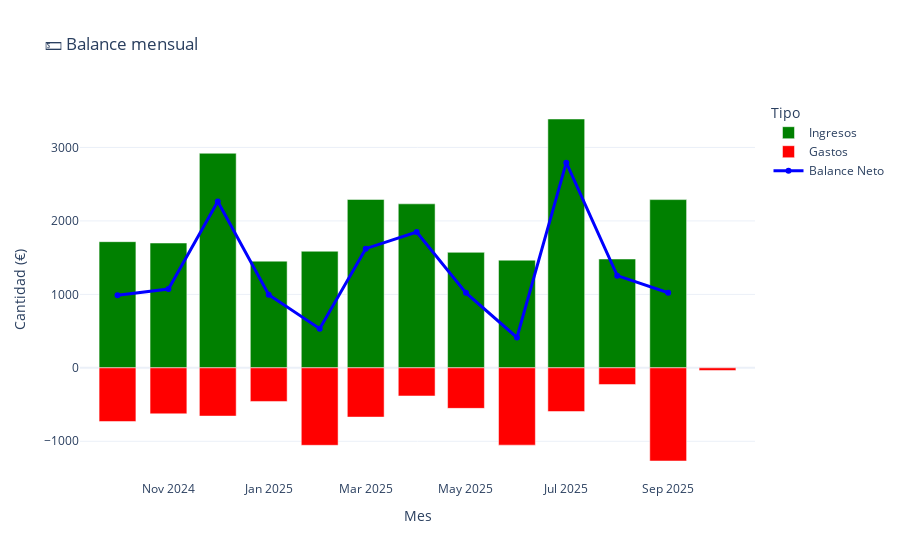
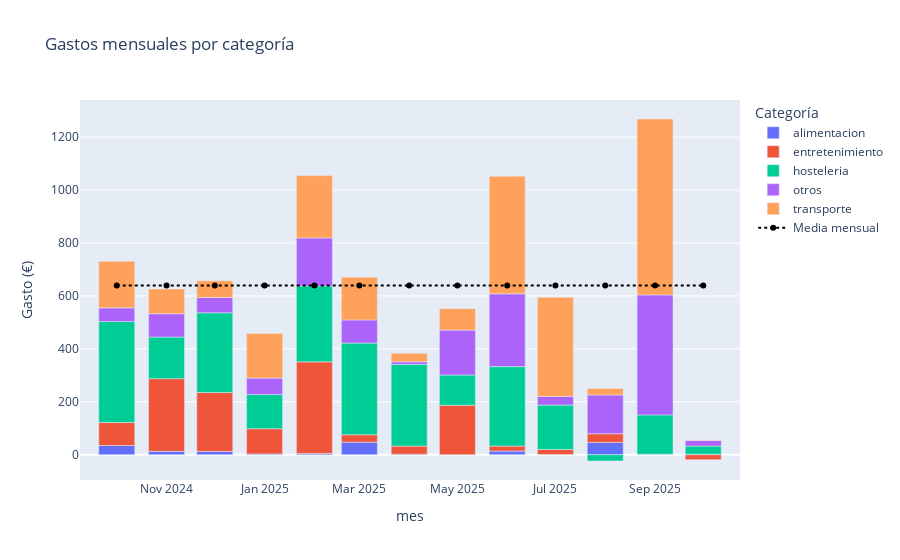
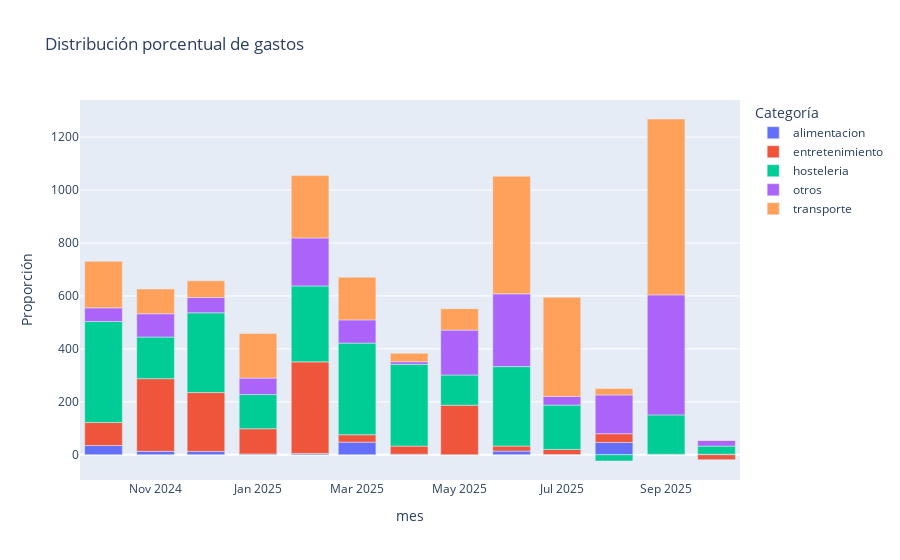
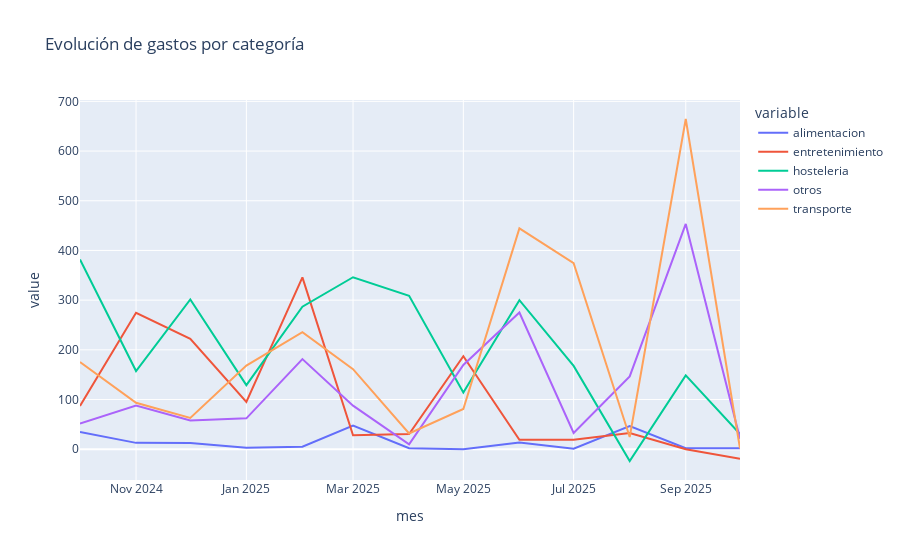

The code cell stored with these charts, in order, in its notebook:
### Code cell
# Lectura de datos
excel = os.getcwd() + '/Data/Registros/' + "Inicio.xlsx"

gastos = pd.read_excel(excel, sheet_name=0).iloc[:, [0, 1, 2, 3] + [-2, -1]]
ingresos = pd.read_excel(excel, sheet_name=1).iloc[:, [0, 1, 2, 3] + [-2, -1]]
transferencias = pd.read_excel(excel, sheet_name=2).drop(columns=['Cantidad en divisa entrante', 'Divisa saliente', 'Divisa entrante']).iloc[:-1]

gastos.columns = ["fecha", "categoria", "cuenta", "cantidad", "etiquetas", "comentario"]
ingresos.columns = ["fecha", "categoria", "cuenta", "cantidad", "etiquetas", "comentario"]
transferencias.columns = ["fecha", "saliente", "entrante", "cantidad", "comentario"]

gastos['categoria'] = gastos['categoria'].apply(eliminar_tildes)
ingresos['categoria'] = ingresos['categoria'].apply(eliminar_tildes)

ingresos['tipo_logico'] = ingresos.apply(clasificar_ingreso, axis=1)
gastos['tipo_logico'] = gastos.apply(clasificar_ingreso, axis=1)
# Convertir fechas a formato datetime
for df in [gastos, ingresos, transferencias]:
    df["fecha"] = pd.to_datetime(df["fecha"], errors="coerce")

# Extraer nombres de cuentas
cuentas = set(gastos['cuenta']).union(ingresos['cuenta']).union(transferencias['saliente']).union(transferencias['entrante'])

# Crear objetos Account
cuentas_obj = {nombre: Account(nombre) for nombre in cuentas}

# Crear presupuesto y añadir cuentas
presupuesto = Budget()
for cuenta in cuentas_obj.values():
    presupuesto.add_account(cuenta)




cargar_saldos_iniciales(presupuesto, cuentas_obj, saldos_iniciales)


# Cargar ingresos (+) y gastos (-)
cargar_transacciones(ingresos, cuentas_obj, presupuesto, signo=1)
cargar_transacciones(gastos, cuentas_obj, presupuesto, signo=-1)

for _, fila in transferencias.iterrows():
    fecha = fila['fecha']
    cantidad = fila['cantidad']
    comentario = str(fila['comentario'])

    cuenta_origen = cuentas_obj[fila['saliente']]
    cuenta_destino = cuentas_obj[fila['entrante']]

    trans_salida = Transaction(
        amount=-cantidad,
        description=f"[TRANSFERENCIA SALIENTE] {comentario}",
        category="Transferencia",
        account=cuenta_origen,
        timestamp=fecha
    )

    trans_entrada = Transaction(
        amount=cantidad,
        description=f"[TRANSFERENCIA ENTRANTE] {comentario}",
        category="Transferencia",
        account=cuenta_destino,
        timestamp=fecha
    )

    presupuesto.add_transaction(trans_salida)
    presupuesto.add_transaction(trans_entrada)


print("Saldo total:", presupuesto.get_balance())

for nombre, cuenta in cuentas_obj.items():
    print(f"Cuenta: {nombre}, Saldo: {round(cuenta.balance,2)}")

ingresos = procesar_ingresos(ingresos)

print("💼 Resumen de ingresos:")
print(resumen_ingresos(ingresos))

print("\n📉 Gastos personales netos:")
print(calcular_gastos_netos(gastos, ingresos))

print("\n📅 Resumen mensual:")
print(resumen_mensual(gastos, ingresos))

# Procesar y calcular
ingresos = procesar_ingresos(ingresos)
gastos_netos = calcular_gastos_netos(gastos, ingresos)
resumen = resumen_mensual(gastos, ingresos)

# Visualizaciones
plot_balance_mensual(resumen)
plot_explicacion_gastos(gastos,ingresos)

# Porcentaje de ahorro
plot_porcentaje_ahorro(gastos, ingresos)

historial = crear_historial_cuentas_virtuales(ingresos, gastos, presupuesto, porcentaje_gasto=0.3)
historial

### Figure 1 — Plotly figure (JSON) as saved in the notebook; plotly's stock layout.template omitted (floating-point values rounded to 4 significant figures)
{"data": [{"marker": {"color": "green"}, "name": "Ingresos", "type": "bar", "x": ["2024-10", "2024-11", "2024-12", "2025-01", "2025-02", "2025-03", "2025-04", "2025-05", "2025-06", "2025-07", "2025-08", "2025-09", "2025-10"], "y": [1717.0, 1699.0, 2921.0, 1452.0, 1587.0, 2292.0, 2233.0, 1572.0, 1465.0, 3388.0, 1482.0, 2290.0, NaN]}, {"marker": {"color": "red"}, "name": "Gastos", "type": "bar", "x": ["2024-10", "2024-11", "2024-12", "2025-01", "2025-02", "2025-03", "2025-04", "2025-05", "2025-06", "2025-07", "2025-08", "2025-09", "2025-10"], "y": [-730.5, -626.1, -656.9, -457.8, -1054.0, -670.4, -383.1, -551.7, -1052.0, -594.8, -226.7, -1268.0, -36.32]}, {"line": {"color": "blue", "width": 3}, "name": "Balance Neto", "type": "scatter", "x": ["2024-10", "2024-11", "2024-12", "2025-01", "2025-02", "2025-03", "2025-04", "2025-05", "2025-06", "2025-07", "2025-08", "2025-09", "2025-10"], "y": [986.9, 1073.0, 2264.0, 994.5, 532.7, 1622.0, 1849.0, 1021.0, 413.2, 2793.0, 1255.0, 1022.0, NaN]}], "layout": {"autosize": true, "barmode": "relative", "legend": {"title": {"text": "Tipo"}}, "title": {"text": "💵 Balance mensual"}, "xaxis": {"autorange": true, "range": ["2024-09-08 17:22:35.1439", "2025-10-23 06:37:24.8561"], "title": {"text": "Mes"}, "type": "date"}, "yaxis": {"autorange": true, "range": [-1527.0, 3646.0], "title": {"text": "Cantidad (€)"}, "type": "linear"}}}

### Figure 2 — Plotly figure (JSON) as saved in the notebook; plotly's stock layout.template omitted (floating-point values rounded to 4 significant figures)
{"data": [{"hovertemplate": "Categoría=alimentacion<br>mes=%{x}<br>Gasto (€)=%{y}<extra></extra>", "legendgroup": "alimentacion", "marker": {"color": "#636efa", "pattern": {"shape": ""}}, "name": "alimentacion", "orientation": "v", "showlegend": true, "textposition": "auto", "type": "bar", "x": ["2024-10", "2024-11", "2024-12", "2025-01", "2025-02", "2025-03", "2025-04", "2025-05", "2025-06", "2025-07", "2025-08", "2025-09", "2025-10"], "xaxis": "x", "y": [34.69, 12.78, 12.61, 3.19, 4.99, 47.56, 2.0, 0.0, 13.73, 1.0, 46.5, 2.0, 2.0], "yaxis": "y"}, {"hovertemplate": "Categoría=entretenimiento<br>mes=%{x}<br>Gasto (€)=%{y}<extra></extra>", "legendgroup": "entretenimiento", "marker": {"color": "#EF553B", "pattern": {"shape": ""}}, "name": "entretenimiento", "orientation": "v", "showlegend": true, "textposition": "auto", "type": "bar", "x": ["2024-10", "2024-11", "2024-12", "2025-01", "2025-02", "2025-03", "2025-04", "2025-05", "2025-06", "2025-07", "2025-08", "2025-09", "2025-10"], "xaxis": "x", "y": [86.95, 274.6, 222.3, 95.1, 345.9, 27.99, 30.6, 187.0, 19.1, 19.0, 32.8, 0.0, -19.0], "yaxis": "y"}, {"hovertemplate": "Categoría=hosteleria<br>mes=%{x}<br>Gasto (€)=%{y}<extra></extra>", "legendgroup": "hosteleria", "marker": {"color": "#00cc96", "pattern": {"shape": ""}}, "name": "hosteleria", "orientation": "v", "showlegend": true, "textposition": "auto", "type": "bar", "x": ["2024-10", "2024-11", "2024-12", "2025-01", "2025-02", "2025-03", "2025-04", "2025-05", "2025-06", "2025-07", "2025-08", "2025-09", "2025-10"], "xaxis": "x", "y": [381.8, 157.3, 301.3, 129.0, 286.9, 346.1, 308.9, 114.2, 300.0, 167.6, -23.7, 148.5, 30.65], "yaxis": "y"}, {"hovertemplate": "Categoría=otros<br>mes=%{x}<br>Gasto (€)=%{y}<extra></extra>", "legendgroup": "otros", "marker": {"color": "#ab63fa", "pattern": {"shape": ""}}, "name": "otros", "orientation": "v", "showlegend": true, "textposition": "auto", "type": "bar", "x": ["2024-10", "2024-11", "2024-12", "2025-01", "2025-02", "2025-03", "2025-04", "2025-05", "2025-06", "2025-07", "2025-08", "2025-09", "2025-10"], "xaxis": "x", "y": [51.5, 87.95, 57.64, 62.11, 181.4, 87.68, 10.0, 169.5, 275.0, 32.78, 146.6, 453.3, 21.25], "yaxis": "y"}, {"hovertemplate": "Categoría=transporte<br>mes=%{x}<br>Gasto (€)=%{y}<extra></extra>", "legendgroup": "transporte", "marker": {"color": "#FFA15A", "pattern": {"shape": ""}}, "name": "transporte", "orientation": "v", "showlegend": true, "textposition": "auto", "type": "bar", "x": ["2024-10", "2024-11", "2024-12", "2025-01", "2025-02", "2025-03", "2025-04", "2025-05", "2025-06", "2025-07", "2025-08", "2025-09", "2025-10"], "xaxis": "x", "y": [175.6, 93.5, 63.05, 168.4, 235.4, 161.0, 31.6, 80.95, 444.4, 374.4, 24.54, 664.5, 1.42], "yaxis": "y"}, {"line": {"color": "black", "dash": "dot"}, "marker": {"size": 6, "symbol": "circle"}, "mode": "lines+markers", "name": "Media mensual", "type": "scatter", "x": ["2024-10", "2024-11", "2024-12", "2025-01", "2025-02", "2025-03", "2025-04", "2025-05", "2025-06", "2025-07", "2025-08", "2025-09", "2025-10"], "y": [639.2, 639.2, 639.2, 639.2, 639.2, 639.2, 639.2, 639.2, 639.2, 639.2, 639.2, 639.2, 639.2]}], "layout": {"autosize": true, "barmode": "relative", "legend": {"title": {"text": "Categoría"}, "tracegroupgap": 0}, "title": {"text": "Gastos mensuales por categoría"}, "xaxis": {"anchor": "y", "autorange": true, "domain": [0, 1], "range": ["2024-09-08 16:23:33.3548", "2025-10-23 07:36:26.6452"], "title": {"text": "mes"}, "type": "date"}, "yaxis": {"anchor": "x", "autorange": true, "domain": [0, 1], "range": [-95.48, 1340.0], "title": {"text": "Gasto (€)"}, "type": "linear"}}}

### Figure 3 — Plotly figure (JSON) as saved in the notebook; plotly's stock layout.template omitted (floating-point values rounded to 4 significant figures)
{"data": [{"hovertemplate": "Categoría=alimentacion<br>mes=%{x}<br>Proporción=%{y}<extra></extra>", "legendgroup": "alimentacion", "marker": {"color": "#636efa", "pattern": {"shape": ""}}, "name": "alimentacion", "orientation": "v", "showlegend": true, "textposition": "auto", "type": "bar", "x": ["2024-10", "2024-11", "2024-12", "2025-01", "2025-02", "2025-03", "2025-04", "2025-05", "2025-06", "2025-07", "2025-08", "2025-09", "2025-10"], "xaxis": "x", "y": [34.69, 12.78, 12.61, 3.19, 4.99, 47.56, 2.0, 0.0, 13.73, 1.0, 46.5, 2.0, 2.0], "yaxis": "y"}, {"hovertemplate": "Categoría=entretenimiento<br>mes=%{x}<br>Proporción=%{y}<extra></extra>", "legendgroup": "entretenimiento", "marker": {"color": "#EF553B", "pattern": {"shape": ""}}, "name": "entretenimiento", "orientation": "v", "showlegend": true, "textposition": "auto", "type": "bar", "x": ["2024-10", "2024-11", "2024-12", "2025-01", "2025-02", "2025-03", "2025-04", "2025-05", "2025-06", "2025-07", "2025-08", "2025-09", "2025-10"], "xaxis": "x", "y": [86.95, 274.6, 222.3, 95.1, 345.9, 27.99, 30.6, 187.0, 19.1, 19.0, 32.8, 0.0, -19.0], "yaxis": "y"}, {"hovertemplate": "Categoría=hosteleria<br>mes=%{x}<br>Proporción=%{y}<extra></extra>", "legendgroup": "hosteleria", "marker": {"color": "#00cc96", "pattern": {"shape": ""}}, "name": "hosteleria", "orientation": "v", "showlegend": true, "textposition": "auto", "type": "bar", "x": ["2024-10", "2024-11", "2024-12", "2025-01", "2025-02", "2025-03", "2025-04", "2025-05", "2025-06", "2025-07", "2025-08", "2025-09", "2025-10"], "xaxis": "x", "y": [381.8, 157.3, 301.3, 129.0, 286.9, 346.1, 308.9, 114.2, 300.0, 167.6, -23.7, 148.5, 30.65], "yaxis": "y"}, {"hovertemplate": "Categoría=otros<br>mes=%{x}<br>Proporción=%{y}<extra></extra>", "legendgroup": "otros", "marker": {"color": "#ab63fa", "pattern": {"shape": ""}}, "name": "otros", "orientation": "v", "showlegend": true, "textposition": "auto", "type": "bar", "x": ["2024-10", "2024-11", "2024-12", "2025-01", "2025-02", "2025-03", "2025-04", "2025-05", "2025-06", "2025-07", "2025-08", "2025-09", "2025-10"], "xaxis": "x", "y": [51.5, 87.95, 57.64, 62.11, 181.4, 87.68, 10.0, 169.5, 275.0, 32.78, 146.6, 453.3, 21.25], "yaxis": "y"}, {"hovertemplate": "Categoría=transporte<br>mes=%{x}<br>Proporción=%{y}<extra></extra>", "legendgroup": "transporte", "marker": {"color": "#FFA15A", "pattern": {"shape": ""}}, "name": "transporte", "orientation": "v", "showlegend": true, "textposition": "auto", "type": "bar", "x": ["2024-10", "2024-11", "2024-12", "2025-01", "2025-02", "2025-03", "2025-04", "2025-05", "2025-06", "2025-07", "2025-08", "2025-09", "2025-10"], "xaxis": "x", "y": [175.6, 93.5, 63.05, 168.4, 235.4, 161.0, 31.6, 80.95, 444.4, 374.4, 24.54, 664.5, 1.42], "yaxis": "y"}], "layout": {"autosize": true, "barmode": "relative", "legend": {"title": {"text": "Categoría"}, "tracegroupgap": 0}, "title": {"text": "Distribución porcentual de gastos"}, "xaxis": {"anchor": "y", "autorange": true, "domain": [0, 1], "range": ["2024-09-17", "2025-10-15"], "title": {"text": "mes"}, "type": "date"}, "yaxis": {"anchor": "x", "autorange": true, "domain": [0, 1], "range": [-95.48, 1340.0], "title": {"text": "Proporción"}, "type": "linear"}}}

### Figure 4 — Plotly figure (JSON) as saved in the notebook; plotly's stock layout.template omitted (floating-point values rounded to 4 significant figures)
{"data": [{"hovertemplate": "variable=alimentacion<br>mes=%{x}<br>value=%{y}<extra></extra>", "legendgroup": "alimentacion", "line": {"color": "#636efa", "dash": "solid"}, "marker": {"symbol": "circle"}, "mode": "lines", "name": "alimentacion", "orientation": "v", "showlegend": true, "type": "scatter", "x": ["2024-10", "2024-11", "2024-12", "2025-01", "2025-02", "2025-03", "2025-04", "2025-05", "2025-06", "2025-07", "2025-08", "2025-09", "2025-10"], "xaxis": "x", "y": [34.69, 12.78, 12.61, 3.19, 4.99, 47.56, 2.0, 0.0, 13.73, 1.0, 46.5, 2.0, 2.0], "yaxis": "y"}, {"hovertemplate": "variable=entretenimiento<br>mes=%{x}<br>value=%{y}<extra></extra>", "legendgroup": "entretenimiento", "line": {"color": "#EF553B", "dash": "solid"}, "marker": {"symbol": "circle"}, "mode": "lines", "name": "entretenimiento", "orientation": "v", "showlegend": true, "type": "scatter", "x": ["2024-10", "2024-11", "2024-12", "2025-01", "2025-02", "2025-03", "2025-04", "2025-05", "2025-06", "2025-07", "2025-08", "2025-09", "2025-10"], "xaxis": "x", "y": [86.95, 274.6, 222.3, 95.1, 345.9, 27.99, 30.6, 187.0, 19.1, 19.0, 32.8, 0.0, -19.0], "yaxis": "y"}, {"hovertemplate": "variable=hosteleria<br>mes=%{x}<br>value=%{y}<extra></extra>", "legendgroup": "hosteleria", "line": {"color": "#00cc96", "dash": "solid"}, "marker": {"symbol": "circle"}, "mode": "lines", "name": "hosteleria", "orientation": "v", "showlegend": true, "type": "scatter", "x": ["2024-10", "2024-11", "2024-12", "2025-01", "2025-02", "2025-03", "2025-04", "2025-05", "2025-06", "2025-07", "2025-08", "2025-09", "2025-10"], "xaxis": "x", "y": [381.8, 157.3, 301.3, 129.0, 286.9, 346.1, 308.9, 114.2, 300.0, 167.6, -23.7, 148.5, 30.65], "yaxis": "y"}, {"hovertemplate": "variable=otros<br>mes=%{x}<br>value=%{y}<extra></extra>", "legendgroup": "otros", "line": {"color": "#ab63fa", "dash": "solid"}, "marker": {"symbol": "circle"}, "mode": "lines", "name": "otros", "orientation": "v", "showlegend": true, "type": "scatter", "x": ["2024-10", "2024-11", "2024-12", "2025-01", "2025-02", "2025-03", "2025-04", "2025-05", "2025-06", "2025-07", "2025-08", "2025-09", "2025-10"], "xaxis": "x", "y": [51.5, 87.95, 57.64, 62.11, 181.4, 87.68, 10.0, 169.5, 275.0, 32.78, 146.6, 453.3, 21.25], "yaxis": "y"}, {"hovertemplate": "variable=transporte<br>mes=%{x}<br>value=%{y}<extra></extra>", "legendgroup": "transporte", "line": {"color": "#FFA15A", "dash": "solid"}, "marker": {"symbol": "circle"}, "mode": "lines", "name": "transporte", "orientation": "v", "showlegend": true, "type": "scatter", "x": ["2024-10", "2024-11", "2024-12", "2025-01", "2025-02", "2025-03", "2025-04", "2025-05", "2025-06", "2025-07", "2025-08", "2025-09", "2025-10"], "xaxis": "x", "y": [175.6, 93.5, 63.05, 168.4, 235.4, 161.0, 31.6, 80.95, 444.4, 374.4, 24.54, 664.5, 1.42], "yaxis": "y"}], "layout": {"autosize": true, "legend": {"title": {"text": "variable"}, "tracegroupgap": 0}, "title": {"text": "Evolución de gastos por categoría"}, "xaxis": {"anchor": "y", "autorange": true, "domain": [0, 1], "range": ["2024-10-01", "2025-10-01"], "title": {"text": "mes"}, "type": "date"}, "yaxis": {"anchor": "x", "autorange": true, "domain": [0, 1], "range": [-61.93, 702.8], "title": {"text": "value"}, "type": "linear"}}}
